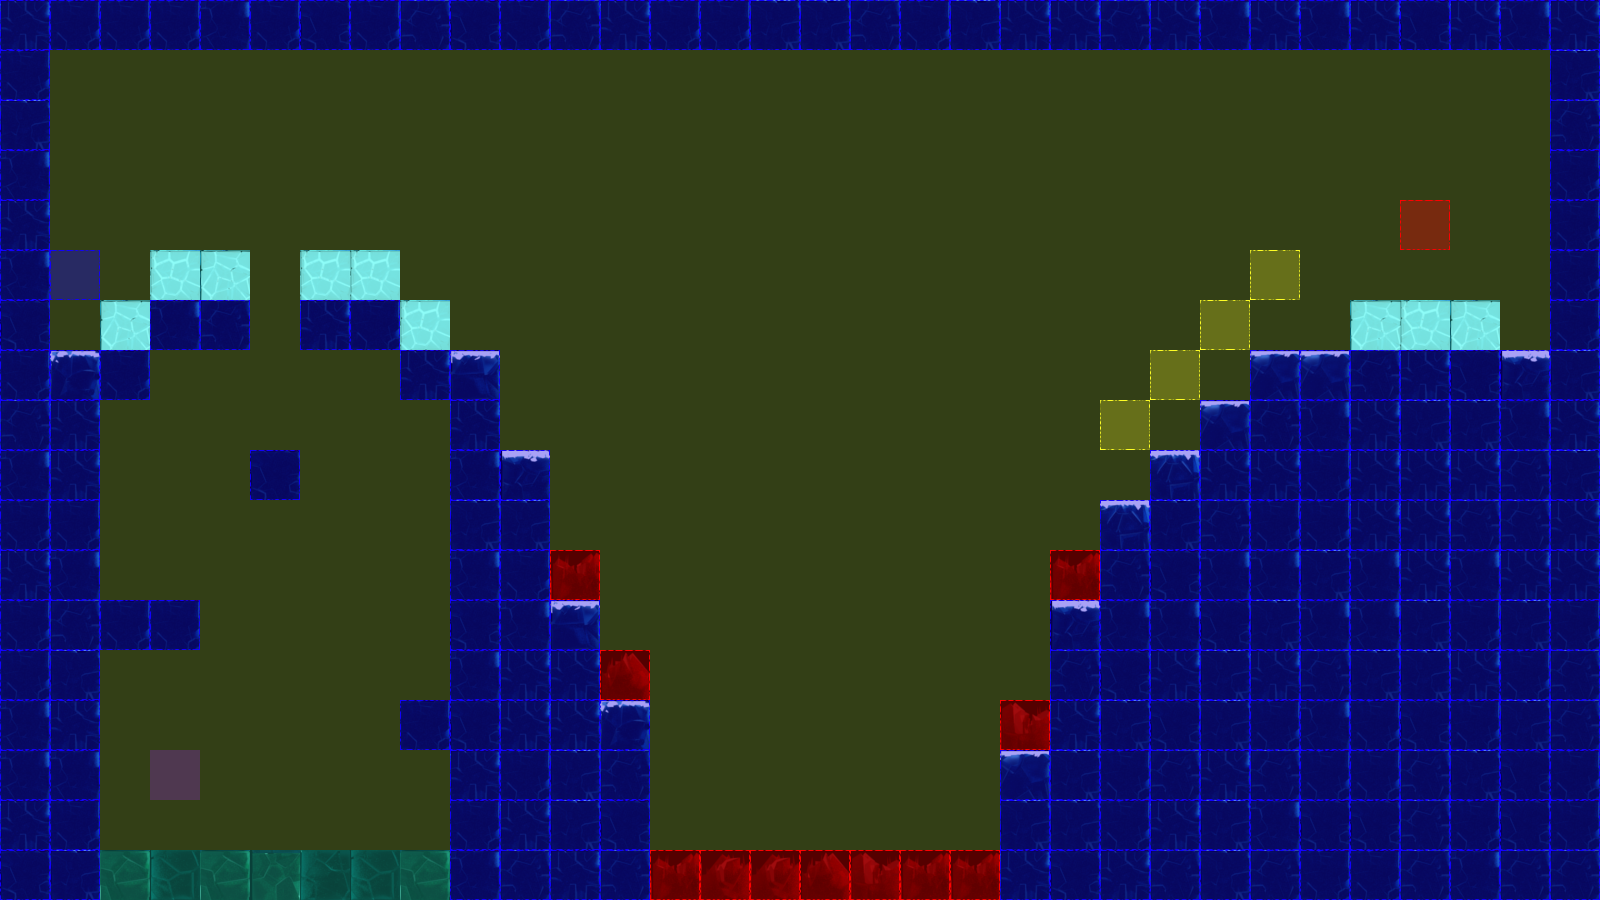

The image is a tile-based game level rendered from a .tmx file. Its description and source (layers, tilesets, objects; grid data summarised) follow:
An orthogonal 32x18 tile map with 50x50 px tiles, 3 tile layers (terrain, collision, event), 2 tilesets.

<map version="1.0" orientation="orthogonal" renderorder="left-up" width="32" height="18" tilewidth="50" tileheight="50" nextobjectid="3">
 <tileset firstgid="1" name="frozenPlainsTile" tilewidth="50" tileheight="50" tilecount="50" columns="10">
  <image source="tiles/iceTile.png" width="500" height="251" />
 </tileset>
 <tileset firstgid="51" name="collisionTile" tilewidth="50" tileheight="50" tilecount="12" columns="3">
  <image source="tiles/collisionTile.png" width="150" height="200" />
 </tileset>
 <layer name="terrain" width="32" height="18">
  <data>[576 cells, 246 non-empty, 21 distinct tile ids]</data>
 </layer>
 <layer name="collision" width="32" height="18">
  <data>[576 cells, 576 non-empty, 4 distinct tile ids]</data>
 </layer>
 <layer name="event" width="32" height="18">
  <data>[576 cells, 7 non-empty, 4 distinct tile ids]</data>
 </layer>
</map>
